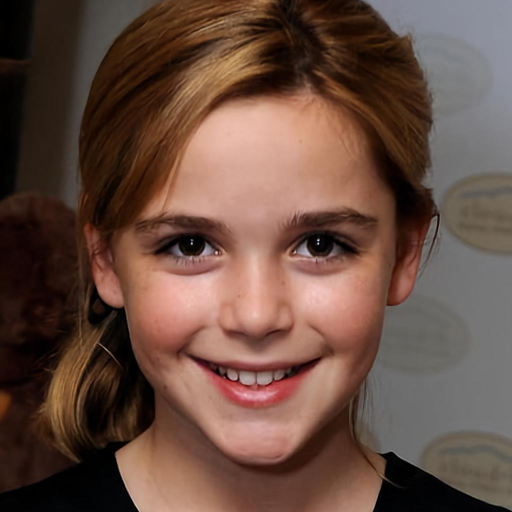
#> input picture ui_run/testset/CelebA-HQ/test/images/29258.jpg, 1024 x 1024 px, given in place of 28000.jpg, which was not available (shown at 1/2 size)
$ python comp_recon.py
#> lines starting #> are read from the running program, lines starting #| are printed output that depends on the picture; pictures that were not available may be replaced by others from this repository, and a replacement may not be noted

import os.path as osp
from PIL import Image
from tqdm import tqdm
import numpy as np

gt_base_dir = "/apdcephfs/share_1290939/zhianliu/datasets/CelebA-HQ/test/images"
base_dir = "/apdcephfs/share_1290939/zhianliu/py_projects/pytorch-DDP-demo/work_dirs/ablation_study/"

exp_dirs = [
    "v_15_exp3_seg12_finetuneGD_8A100_remainLyrIdx11_flip_celeba_200KIters",
    "v_15_baseline_seg12_finetuneGD_8A100_remainLyrIdx13_flip_celeba_200KIters_reRun2",
    "v_15_exp1_seg12_finetuneGD_8A100_remainLyrIdx15_flip_celeba_200KIters",
    "v_15_exp2_seg12_finetuneGD_8A100_remainLyrIdx17_flip_celeba_200KIters"
]

save_dir = "/apdcephfs/share_1290939/zhianliu/py_projects/pytorch-DDP-demo/work_dirs/ablation_study/different_layers_recon"

size = 256
for i in tqdm(range(2000), total=2000):
    gt = np.array(Image.open(osp.join(gt_base_dir,"%05d.jpg"%(i+28000))).resize((size, size)))
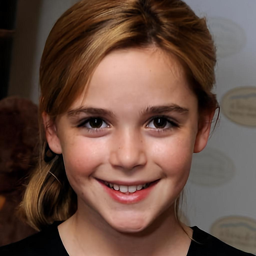
#> gt: shape (256, 256, 3); mean R, G, B 103.2, 76.5, 65.2
    lyr_11 = np.array(Image.open(osp.join(base_dir,exp_dirs[0], "test_recon_200000", "%05d_recon_face.png"%(i+28000))).resize((size, size)))
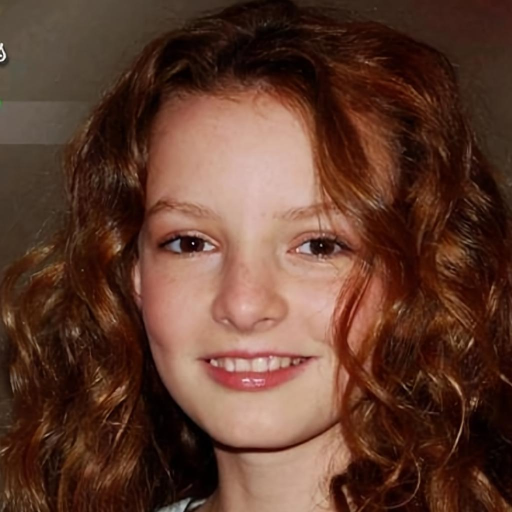
#> input picture ui_run/testset/CelebA-HQ/test/images/29259.jpg, 1024 x 1024 px, given in place of 28000_recon_face.png, which was not available (shown at 1/2 size)
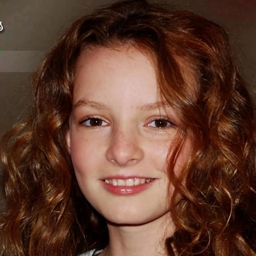
#> lyr_11: shape (256, 256, 3); mean R, G, B 95.5, 60.3, 46
    lyr_13 = np.array(Image.open(osp.join(base_dir,exp_dirs[1], "test_recon_200000", "%05d_recon_face.png"%(i+28000))).resize((size, size)))
#> (the run stopped early here; a loop or call above may not have finished)
